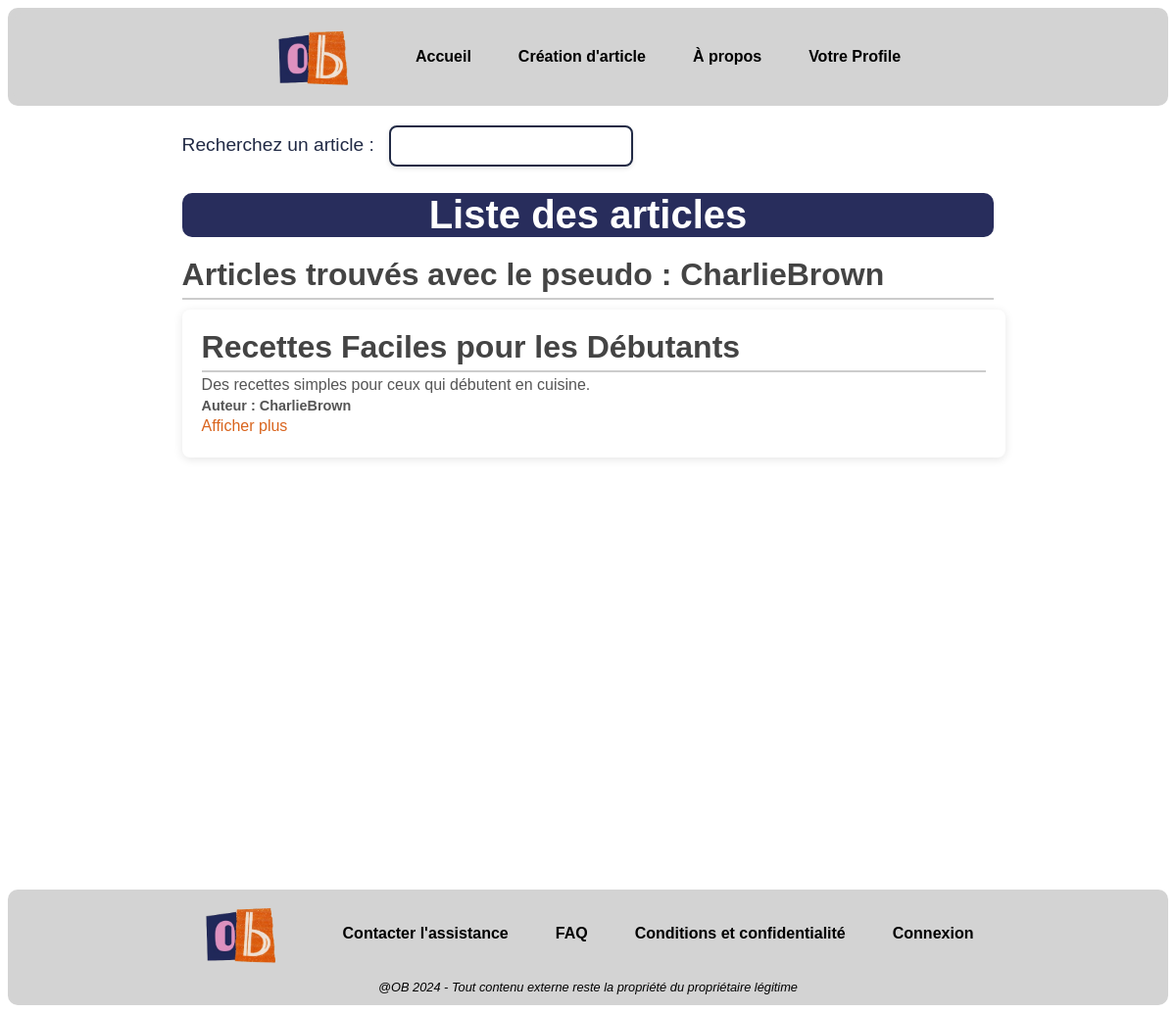
Page /listeArticle.php?barreRecherche=CharlieBrown (signed in) on the committed database.
### tables this page shows
CREATE TABLE IF NOT EXISTS `article` (
  `id` int NOT NULL AUTO_INCREMENT COMMENT 'Identifiant unique de l''article.',
  `titre` varchar(250) NOT NULL COMMENT 'Titre de l''article.',
  `description` varchar(2000) NOT NULL COMMENT 'Contenu ou résumé de l''article.',
  `fk_pseudo` varchar(50) NOT NULL COMMENT 'Clé étrangère vers le pseudo de la table User.',
  PRIMARY KEY (`id`)
);

### listeArticle.php (the view, shortened to what this page needs)
<?php
    include "pagesOutils/connDB.php";
?>
<html>
    <link rel="stylesheet" href="listeArticle.css">
    <header>
        <?php
            include 'pagesOutils/header.php';
        ?>
    </header>
    <body>
    <main>
    <div id="search-container">
        <form method="GET">
            <label for="barreRecherche">Recherchez un article : </label>
            <input id="barreRecherche" name="barreRecherche" type="search">
            <h1>Liste des articles</h1>
            <?php
            if(!empty($_GET['barreRecherche'])){
                $sql = "SELECT id, titre, description, fk_pseudo FROM article WHERE fk_pseudo LIKE '%".$_GET['barreRecherche']."%'";
                $result = $conn->query($sql);
                echo "<h2>Articles trouvés avec le pseudo : " . htmlspecialchars($_GET['barreRecherche']) . "</h2>";
                if ($result->num_rows > 0) {
                    while ($row = $result->fetch_assoc()) {
                        $id=$row['id'];
                        echo "<section class='article'>
                        <h2>" . $row["titre"] . "</h2>
                        <p>" . $row["description"] . "</p>
                        <div class='article-footer'>
                            <span class='auteur'>Auteur : " . $row["fk_pseudo"] . "</span>
                        </div>
                        <a href='afficherArticle.php?id=$id'><p class='lienArticle'>Afficher plus</p></a>
                    </section>";
                    }
                } else {
                    echo "<p>Aucun article trouvé avec le pseudo : " . htmlspecialchars($_GET['barreRecherche']) . "</p>";
                }
            }
            ?>
        </form>
    </div>
    </main>
    </body>
    <?php
        include 'pagesOutils/footer.php'
    ?>
</html>

### listeArticle.css (style rules this page uses)
body main { display: flex; flex-direction: column; justify-content: space-between; min-height: 100vh; margin: 0 auto; width: 70%; font-family: "Century Gothic", sans-serif; }
header, footer { background-color: lightgray; color: black; padding: 5px; font-family: "Century Gothic", sans-serif; text-align: center; border-radius: 10px; }
label { margin-right: 10px; font-size: 1.2em; color: #212A45; }
input[type="search"] { padding: 10px; width: 30%; font-size: 1em; border: 2px solid #212A45; border-radius: 8px; box-shadow: 0 2px 5px rgba(0, 0, 0, 0.1); transition: box-shadow 0.3s ease; margin-top: 20px; }
h1 { font-size: 2.5em; color: white; text-align: center; margin-bottom: 20px; font-weight: bold; border-radius: 10px; background-color: #282d5c; width: 100%; }
h2 { font-size: 2em; color: #444; margin-top: 20px; margin-bottom: 10px; border-bottom: 2px solid #ccc; padding-bottom: 5px; transition: color 0.3s ease, transform 0.3s ease; }
section { margin: 20px auto; padding: 15px; max-width: 800px; background-color: #f9f9f9; border-radius: 8px; box-shadow: 0 2px 5px rgba(0, 0, 0, 0.1); }
section p { line-height: 1.6; color: #555; margin: 10px 0; }
.article { width: 100%; margin: 1% auto; padding: 20px; background-color: #fff; border-radius: 8px; box-shadow: 0 2px 10px rgba(0, 0, 0, 0.1); transition: transform 0.3s ease, box-shadow 0.3s ease; }
.article h2, .article p { max-width: 1200px; margin: 0 auto; }
.article-footer { max-width: 1200px; margin: 0 auto; display: flex; justify-content: space-between; align-items: center; font-size: 0.9em; color: #888; }
.article-footer .auteur { font-weight: bold; color: #555; }
.lienArticle { color: #d9641d; }
a { text-decoration: underline 0.15em rgba(0, 0, 0, 0); transition: text-decoration-color 300ms; }

### rows in the picture
article: titre "Recettes Faciles pour les Débutants", description "Des recettes simples pour ceux qui débutent en cuisine.", fk_pseudo "CharlieBrown"

### other values in the picture
$_GET['barreRecherche'] "CharlieBrown"
